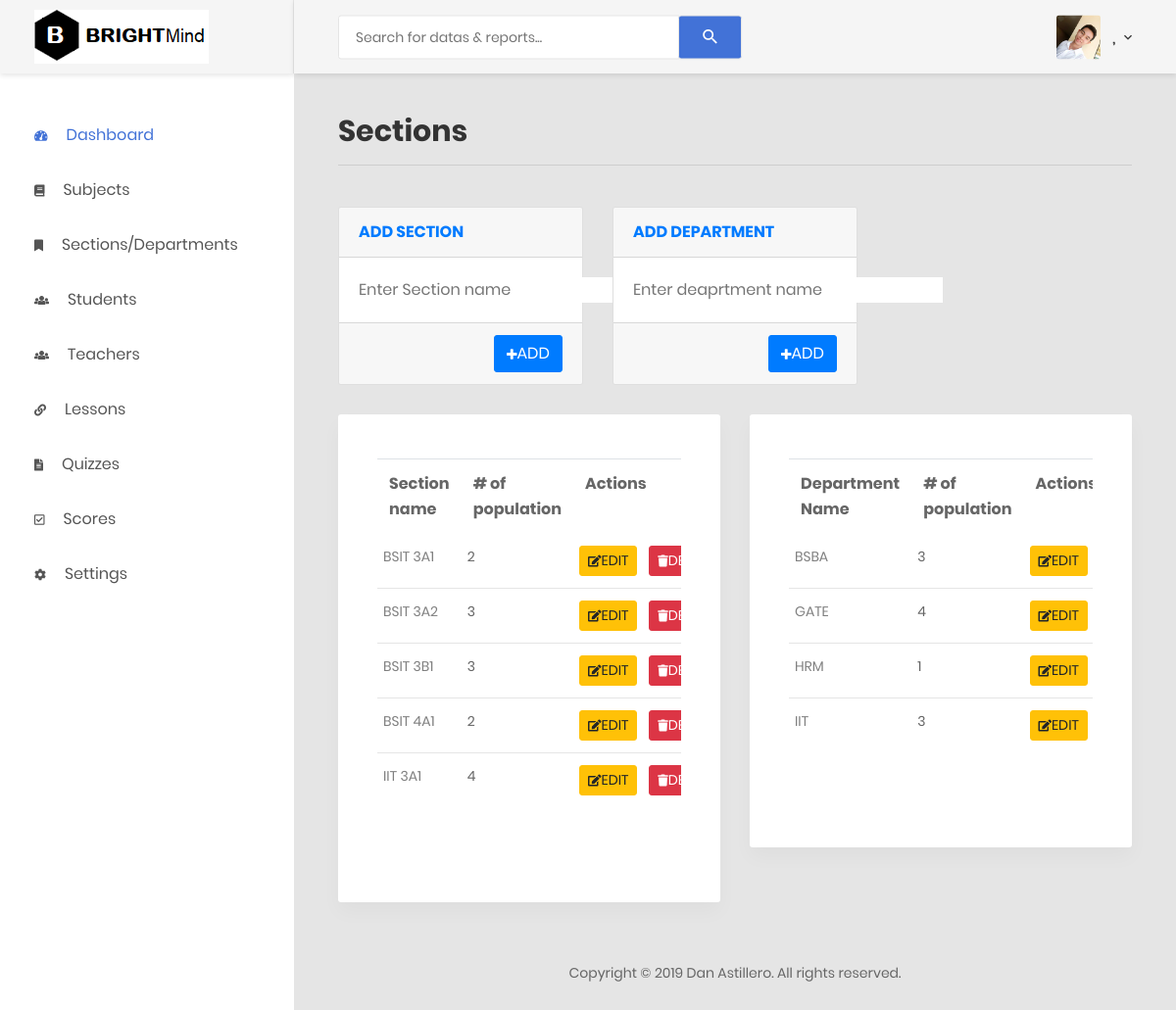
Page /adminsections.php on the committed database.
### tables this page shows
CREATE TABLE `sectiontbl` (
  `sectionid` int(10) NOT NULL,
  `sectionname` varchar(100) NOT NULL
);

CREATE TABLE `departmenttbl` (
  `deptid` int(10) NOT NULL,
  `departmentname` varchar(100) NOT NULL
);

### adminsections.php (the view, shortened to what this page needs)
<!DOCTYPE html>
<php lang="en">
<head>
    <link href="css/font-face.css" rel="stylesheet" media="all">
    <link href="vendor/font-awesome-4.7/css/font-awesome.min.css" rel="stylesheet" media="all">
    <link href="vendor/font-awesome-5/css/fontawesome-all.min.css" rel="stylesheet" media="all">
    <link href="vendor/mdi-font/css/material-design-iconic-font.min.css" rel="stylesheet" media="all">
    <link href="vendor/bootstrap-4.1/bootstrap.min.css" rel="stylesheet" media="all">
    <link href="vendor/animsition/animsition.min.css" rel="stylesheet" media="all">
    <link href="vendor/bootstrap-progressbar/bootstrap-progressbar-3.3.4.min.css" rel="stylesheet" media="all">
    <link href="vendor/wow/animate.css" rel="stylesheet" media="all">
    <link href="vendor/css-hamburgers/hamburgers.min.css" rel="stylesheet" media="all">
    <link href="vendor/slick/slick.css" rel="stylesheet" media="all">
    <link href="vendor/select2/select2.min.css" rel="stylesheet" media="all">
    <link href="vendor/perfect-scrollbar/perfect-scrollbar.css" rel="stylesheet" media="all">
    <link href="css/theme.css" rel="stylesheet" media="all">
</head>
<body class="animsition">
    <div class="page-wrapper">
        <?php include("adminheadermobileandsidebar.php"); ?>
        <div class="page-container">
            <?php include("adminheader.php"); ?>
            <div class="main-content">
                <div class="section__content section__content--p30">
                    <div class="container-fluid">
                        <div>
                            <h2>Sections</h2><hr/><br/>
                        </div>
                        <div class="row">
                            <div class="col-md-4">
                                   <form action="process2.php" method="POST">
                                    <div class="card">
                                     <div class="card-header">
                                         <strong class="card-title"><a href=""> ADD SECTION </a>
                                        </strong>
                                     </div>
                                    <div class="card-body">
                                        <strong class="card-title"><input type="text" name="newsectionname" id="addsecname" placeholder="Enter Section name" >
                                        </strong>
                                    </div>
                                    <div class="card-footer">
                                        <button class="btn btn-primary" style="float:right; display: inline;" name="addsection" id="addsecbtn" type="submit"><i class="fas fa-plus"></i>ADD</button>
                                    </div>
                                </div>
                            </form>
                            </div>
                            <div class="col-md-4">
                                    <form action="process2.php" method="POST">
                                    <div class="card">
                                     <div class="card-header">
                                         <strong class="card-title"><a href="#"> ADD DEPARTMENT </a>
                                        </strong>
                                     </div>
                                    <div class="card-body">
                                        <strong class="card-title"> <input type="text" name="newdeptname" id="adddeptname" placeholder="Enter deaprtment name" autofocus="autofocus"> </a>
                                        </strong>
                                    </div>
                                    <div class="card-footer">
                                        <button class="btn btn-primary" style="float:right; display: inline;" type="submit" name="adddept" id="adddeptbtn"><i class="fas fa-plus"></i>ADD</button>
                                    </div>
                                </div>
                                    </form>
                            </div>
                        </div>
                        <div class="row">
                               <div class="col-md-6">
                                <div class="top-campaign">
                                    <div class="table-responsive">
                                        <table class="table table-top-campaign">
                                            <tbody>
                                                <tr>
                                                    <th>Section name</th>
                                                    <th># of population</th>
                                                    <th colspan="2" style="text-align: left;">Actions</th>
                                                </tr>
                                                <?php
                                                $sql="SELECT sectiontbl.sectionid, sectiontbl.sectionname,count(userstbl.userid) as 'number of students' from userstbl join sectiontbl on userstbl.sectionid=sectiontbl.sectionid group by sectiontbl.sectionname ";
                                                $result=mysqli_query($con, $sql);
                                                if(mysqli_num_rows($result)){
                                                while($row = mysqli_fetch_array($result))
                                                {?>
                                                <tr>
                                              <?php  echo "<td>".$row['sectionname']."</td>"; ?>
                                              <?php  echo "<td>".$row['number of students']."</td>"; ?>
                                                    <td><button class="btn btn-sm btn-warning" id="updatesec" onclick="editsection(<?php echo $row['sectionid']; ?>)"><i class="fas fa-pencil-square-o"></i>EDIT</button></td>
                                                    <td><a href="<?php echo "process2.php?deletesection=1&id=".$row['sectionid'] ?>"><button class="btn btn-sm btn-danger" id="delsec"><i class="fas fa-trash"></i>DELETE</button></a></td>
                                                </tr>
                                                <?php }
                                            }?>
                                            </tbody>
                                        </table>
                                    </div>
                                </div>
                               </div>
                              <div class="col-md-6">
                                <div class="top-campaign">
                                    <div class="table-responsive">
                                        <table class="table table-top-campaign">
                                            <tbody>
                                                <tr>
                                                    <th>Department Name</th>
                                                    <th># of population</th>
                                                    <th>Actions</th>
                                                </tr>
                                            <?php
                                           $sql="SELECT departmenttbl.deptid,departmenttbl.departmentname,count(teacherstbl.teachersid) as 'number of students' from teacherstbl join departmenttbl on teacherstbl.deptid=departmenttbl.deptid group by departmenttbl.departmentname ";
                                            $result=mysqli_query($con, $sql);
                                            if(mysqli_num_rows($result)){
                                            while($row = mysqli_fetch_array($result))
                                            {?>
                                                <tr>
                                              <?php  echo "<td>".$row['departmentname']."</td>"; ?>
                                                <?php  echo "<td>".$row['number of students']."</td>"; ?>
                                                    <td><button class="btn  btn-sm btn-warning" id="updatedept" type="button" onclick="editdept(<?php echo $row['deptid']; ?>)"><i class="fas fa-pencil-square-o"></i>EDIT</button></td>
                                                </tr>
                                            <?php }
                                            }
                                             ?>
                                            </tbody>
                                        </table>
                                    </div>
                                </div>
                               </div>
                            </div>
                    </div>
                </div>
                    <div class="row">
                            <div class="col-md-12">
                                <div class="copyright">
                                    <p>Copyright © 2019 Dan Astillero. All rights reserved.</p>
                                </div>
                            </div>
                        </div>
                    </div>
        </div>
    </div>
</body>
</php>

### adminsections.php (style rules this page uses)
i { font-size: 12px; }

### rows in the picture
sectiontbl: sectionname "BSIT 3A1", number "2"
sectiontbl: sectionname "BSIT 3A2", number "3"
sectiontbl: sectionname "BSIT 3B1", number "3"
sectiontbl: sectionname "BSIT 4A1", number "2"
sectiontbl: sectionname "IIT 3A1", number "4"
departmenttbl: departmentname "BSBA", number "3"
departmenttbl: departmentname "GATE", number "4"
departmenttbl: departmentname "HRM", number "1"
departmenttbl: departmentname "IIT", number "3"
